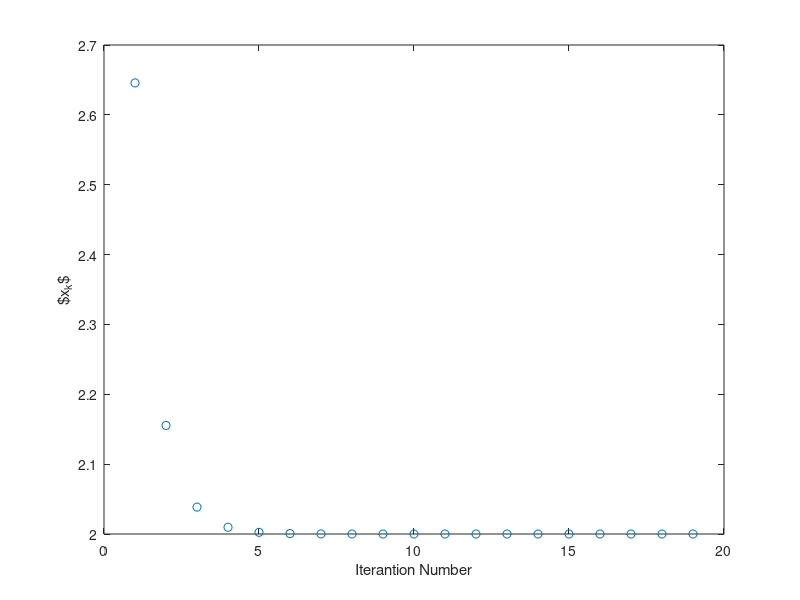
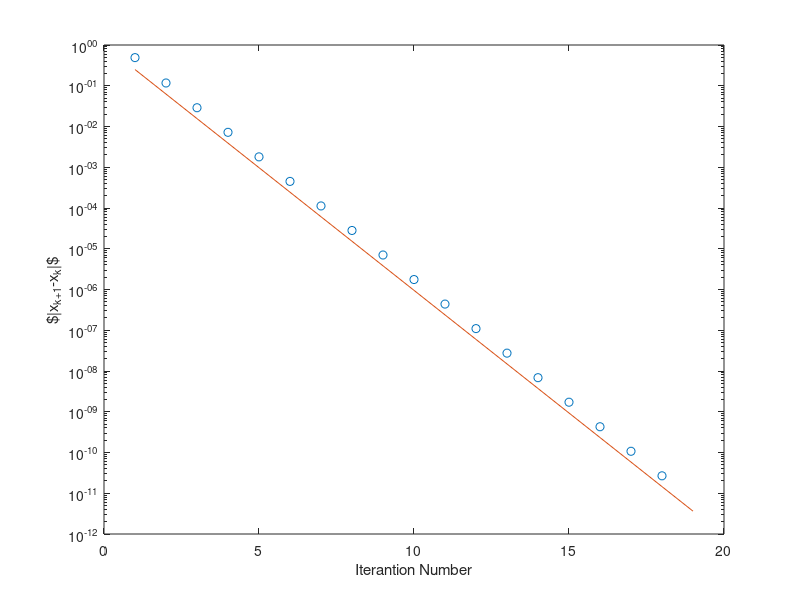

The MATLAB script that drew these images, in order:
% g = @(x) x.^2-2;
g = @(x) sqrt(x+2);

f = @(x) x.^2-x-2;

%%
x_0 = 5;
x_k = x_0;

%%
x_k_hist = nan(1,20);
for i = 1:20
    x_k = g(x_k);
%     x_k_hist = [x_k_hist x_k];
    x_k_hist(i) = x_k;
    if abs(f(x_k)) < 1e-10
        break
    end
end

%%
plot(1:20,x_k_hist,'o')
ylabel("$x_k$")
xlabel("Iterantion Number")

%%
x_diff = abs(x_k_hist(1:end-1)-x_k_hist(2:end));

figure
semilogy(1:19,x_diff,'o'); hold on
semilogy(1:19,(1/4).^[1:19])
ylabel("$|x_{k+1}-x_k|$")
xlabel("Iterantion Number")

